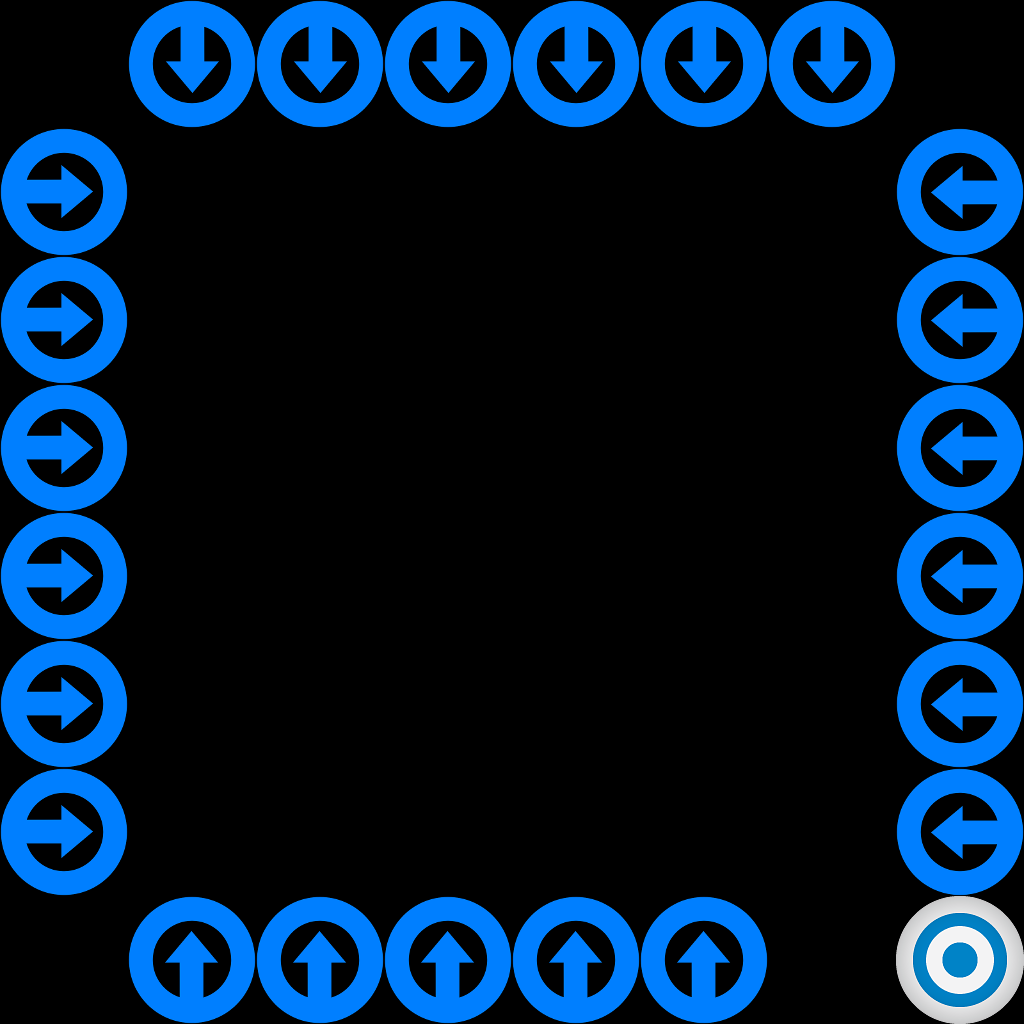

This game map was drawn from its Tiled (.tmx) file and the tilesets committed beside it. A one-line description and the trimmed map source follow:
An orthogonal 8x8 tile map with 128x128 px tiles, 1 tile layer (Tile Layer 1).

<map version="1.0" orientation="orthogonal" width="8" height="8" tilewidth="128" tileheight="128">
 <properties>
  <property name="splitters" value="1" />
 </properties>
 <tileset firstgid="1" name="sprites" tilewidth="128" tileheight="128">
  <image source="gfx/sprites.png" width="512" height="512" />
  <tile id="3">
   <properties>
    <property name="direction" value="down" />
   </properties>
  </tile>
  <tile id="5">
   <properties>
    <property name="direction" value="right" />
   </properties>
  </tile>
 </tileset>
 <layer name="Tile Layer 1" width="8" height="8">
  <data>[64 cells, 64 non-empty, 6 distinct tile ids]</data>
 </layer>
</map>
